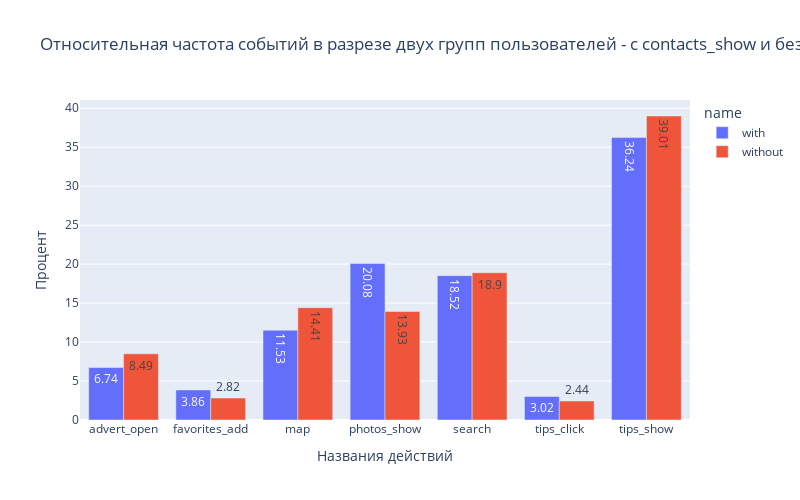

The notebook cell this image was saved under:
### Code cell
# строим график
z=px.bar(table_w, x='event_name',y='percent',\
          barmode="group",text='percent',color='name',\
         title='Относительная частота событий в разрезе двух групп пользователей - с contacts_show и без него',height=500,width=800)
z.update_xaxes(title_text='Названия действий')
z.update_yaxes(title_text='Процент')
z.show()

### Figure 1 — Plotly figure (JSON) as saved in the notebook; plotly's stock layout.template omitted (floating-point values rounded to 4 significant figures)
{"data": [{"alignmentgroup": "True", "hovertemplate": "name=with<br>event_name=%{x}<br>percent=%{text}<extra></extra>", "legendgroup": "with", "marker": {"color": "#636efa", "pattern": {"shape": ""}}, "name": "with", "offsetgroup": "with", "orientation": "v", "showlegend": true, "text": [6.74, 3.86, 11.53, 20.08, 18.52, 3.02, 36.24], "textposition": "auto", "type": "bar", "x": ["advert_open", "favorites_add", "map", "photos_show", "search", "tips_click", "tips_show"], "xaxis": "x", "y": [6.74, 3.86, 11.53, 20.08, 18.52, 3.02, 36.24], "yaxis": "y"}, {"alignmentgroup": "True", "hovertemplate": "name=without<br>event_name=%{x}<br>percent=%{text}<extra></extra>", "legendgroup": "without", "marker": {"color": "#EF553B", "pattern": {"shape": ""}}, "name": "without", "offsetgroup": "without", "orientation": "v", "showlegend": true, "text": [8.49, 2.82, 14.41, 13.93, 18.9, 2.44, 39.01], "textposition": "auto", "type": "bar", "x": ["advert_open", "favorites_add", "map", "photos_show", "search", "tips_click", "tips_show"], "xaxis": "x", "y": [8.49, 2.82, 14.41, 13.93, 18.9, 2.44, 39.01], "yaxis": "y"}], "layout": {"barmode": "group", "height": 500, "legend": {"title": {"text": "name"}, "tracegroupgap": 0}, "title": {"text": "Относительная частота событий в разрезе двух групп пользователей - с contacts_show и без него"}, "width": 800, "xaxis": {"anchor": "y", "domain": [0, 1], "title": {"text": "Названия действий"}}, "yaxis": {"anchor": "x", "domain": [0, 1], "title": {"text": "Процент"}}}}
